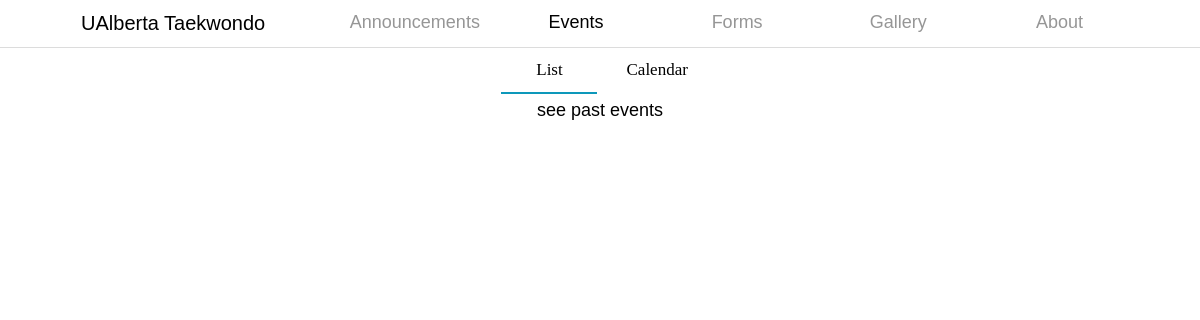
The page /events/list on the database as committed earlier.
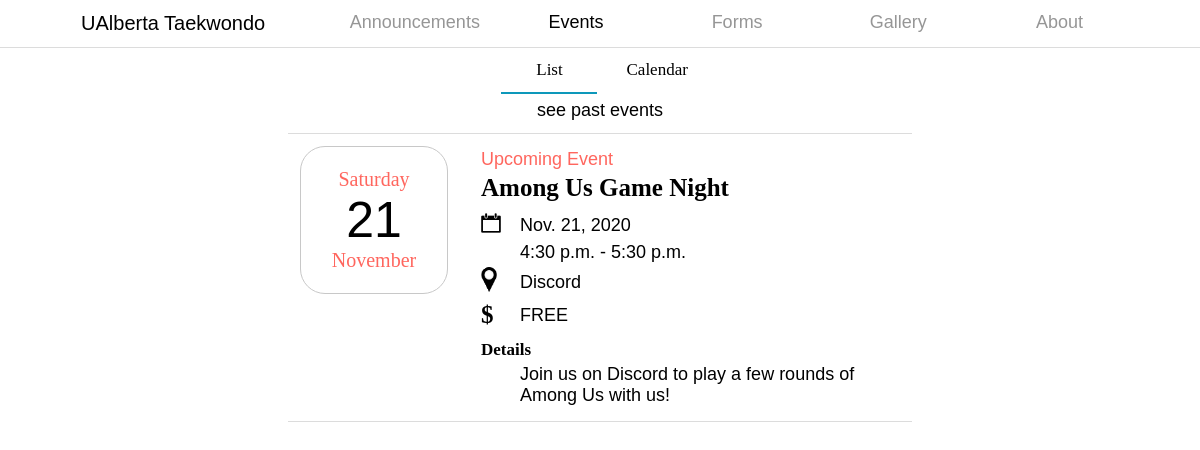
The same page on the database as committed later.
### main/models.py (models this page shows, shortened)
class Event(models.Model):
	title = models.CharField(max_length=500)
	start = models.DateTimeField()
	end = models.DateTimeField()
	location = models.CharField(max_length=500)
	cost = models.DecimalField(decimal_places=2, max_digits=500, default=0)
	details = models.TextField()
	button_url = models.URLField(max_length=3000, help_text="(optional) URL to direct to", null=True, blank=True)
	button_label = models.CharField(max_length=100, help_text="(optional) Text on link button", null=True, blank=True)
	class Meta:
		ordering = ['start']

### main/views.py (the view)
# urls.py: path('events/list', views.events_list, name="events-list"),
def events_list(request):
	context = {
		'events':Event.objects.all().filter(start__date__gte=timezone.now().date())
	}
	return render(request, 'main/events_list.html', context)

### other/context_processors.py (called while the page is built)
def add_variable_to_context(request):
	if (Form.objects.order_by('-date_posted').first()):
		return {'newest_form_id': Form.objects.order_by('-date_posted').first().id}
	else:
		return {'newest_form_id': 0}

### main/templates/main/events_list.html (shortened to what this page needs)
{%extends "main/base.html"%}
{% block content%}
{% load static %}
<div class="block">
	<div style="margin-bottom: .5%;">
		<button id="selected">List</button>
		<button id="not-selected" onclick="window.location.href='{% url 'events-calendar' %}'">Calendar</button>
	</div>
	<a href="{% url 'events-past' %}" class="events-past">see past events</a>
	<div class="events">
	{% for event in events %}
		<div class="event">
			<div class="event-widget">
				<div class="event-widget-weekday">{{ event.start|date:"l" }}</div>
				<div class="event-widget-day">{{ event.start.day }}</div>
				<div class="event-widget-month">{{ event.start|date:"F" }}</div>
			</div>
			<table class="event-body">
				{% if event == events.first %}
					<tr>
						<td class="upcoming-event" colspan="2">Upcoming Event</td>
					</tr>
				{% endif %}
				<tr>
					<td class="event-title" colspan="2">{{ event.title }}</td>
				</tr>
				<tr>
					<td class="icon"><img src="{% static 'icon-calendar.png' %}" width="20px"></td>
					{% if event.start.date == event.end.date %}
						<td class="event-date">{{ event.start.date }}</td>
					{% else %}
						<td class="event-date">{{ event.start.date }} - {{ event.end.date }}</td>
					{% endif %}
				</tr>
				<tr>
					<td></td>
					<td class="event-time">{{ event.start.time }} - {{ event.end.time }}</td>
				</tr>
				<tr>
					<td class="icon"><img src="{% static 'icon-location.png' %}" width="16px"></td>
					<td class="event-location">{{ event.location|safe }}</td>
				</tr>
				<tr>
					<td class="dollar">$</td>
					{% if event.cost == 0 %}
						<td class="event-cost">FREE</td>
					{% else %}
						<td class="evemt-cost">${{ event.cost|safe }}</td>
					{% endif %}
				</tr>
				<tr>
					<td class="event-subtitle" colspan="2">Details</td>
				</tr>
				<tr>
					<td></td>
					<td class="event-detail">{{ event.details|safe }}</td>
				</tr>
			</table>
		</div>
	{% endfor %}
	</div>
</div>
{% endblock content %}

Rows that differ between the two databases and show on the page:
added Event: start "Saturday", start.day "21", start "November", shows "Upcoming Event", title "Among Us Game Night", start "Nov. 21, 2020", start.time "4:30 p.m.", end.time "5:30 p.m.", location "Discord", cost "FREE", details "Join us on Discord to play a few rounds of Among Us with us!"
